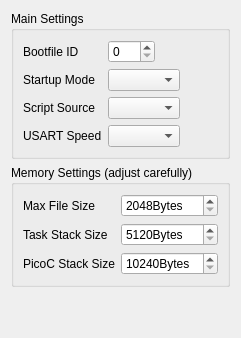
     <widget class="QWidget" name="tabPicoC">
      <attribute name="title">
       <string>PicoC</string>
      </attribute>
      <layout class="QVBoxLayout" name="verticalLayout_10">
       <item>
        <widget class="QGroupBox" name="gb_picocMain">
         <property name="title">
          <string>Main Settings</string>
         </property>
         <layout class="QFormLayout" name="formLayout_10">
          <property name="fieldGrowthPolicy">
           <enum>QFormLayout::FieldsStayAtSizeHint</enum>
          </property>
          <item row="0" column="0">
           <widget class="QLabel" name="label_17">
            <property name="text">
             <string>Bootfile ID</string>
            </property>
           </widget>
          </item>
          <item row="0" column="1">
           <widget class="QSpinBox" name="sb_picocBootFileID">
            <property name="maximum">
             <number>255</number>
            </property>
           </widget>
          </item>
          <item row="1" column="0">
           <widget class="QLabel" name="label_27">
            <property name="text">
             <string>Startup Mode</string>
            </property>
           </widget>
          </item>
          <item row="1" column="1">
           <widget class="QComboBox" name="cb_picocStartup"/>
          </item>
          <item row="2" column="0">
           <widget class="QLabel" name="label_29">
            <property name="text">
             <string>Script Source</string>
            </property>
           </widget>
          </item>
          <item row="2" column="1">
           <widget class="QComboBox" name="cb_picocSource"/>
          </item>
          <item row="3" column="0">
           <widget class="QLabel" name="label_30">
            <property name="text">
             <string>USART Speed</string>
            </property>
           </widget>
          </item>
          <item row="3" column="1">
           <widget class="QComboBox" name="cb_picocComSpeed"/>
          </item>
         </layout>
        </widget>
       </item>
       <item>
        <widget class="QGroupBox" name="gb_picocMemory">
         <property name="title">
          <string>Memory Settings (adjust carefully)</string>
         </property>
         <layout class="QFormLayout" name="formLayout_11">
          <item row="0" column="0">
           <widget class="QLabel" name="label_18">
            <property name="text">
             <string>Max File Size</string>
            </property>
           </widget>
          </item>
          <item row="0" column="1">
           <widget class="QSpinBox" name="sb_picocMaxFileSize">
            <property name="suffix">
             <string>Bytes</string>
            </property>
            <property name="minimum">
             <number>2048</number>
            </property>
            <property name="maximum">
             <number>131072</number>
            </property>
           </widget>
          </item>
          <item row="1" column="0">
           <widget class="QLabel" name="label_19">
            <property name="text">
             <string>Task Stack Size</string>
            </property>
           </widget>
          </item>
          <item row="1" column="1">
           <widget class="QSpinBox" name="sb_picocTaskStackSize">
            <property name="suffix">
             <string>Bytes</string>
            </property>
            <property name="minimum">
             <number>5120</number>
            </property>
            <property name="maximum">
             <number>131072</number>
            </property>
           </widget>
          </item>
          <item row="2" column="0">
           <widget class="QLabel" name="label_26">
            <property name="text">
             <string>PicoC Stack Size</string>
            </property>
           </widget>
          </item>
          <item row="2" column="1">
           <widget class="QSpinBox" name="sb_picocPicoCStackSize">
            <property name="suffix">
             <string>Bytes</string>
            </property>
            <property name="minimum">
             <number>10240</number>
            </property>
            <property name="maximum">
             <number>131072</number>
            </property>
           </widget>
          </item>
         </layout>
        </widget>
       </item>
       <item>
        <spacer name="verticalSpacer_7">
         <property name="orientation">
          <enum>Qt::Vertical</enum>
         </property>
         <property name="sizeHint" stdset="0">
          <size>
           <width>20</width>
           <height>40</height>
          </size>
         </property>
        </spacer>
       </item>
      </layout>
     </widget>
